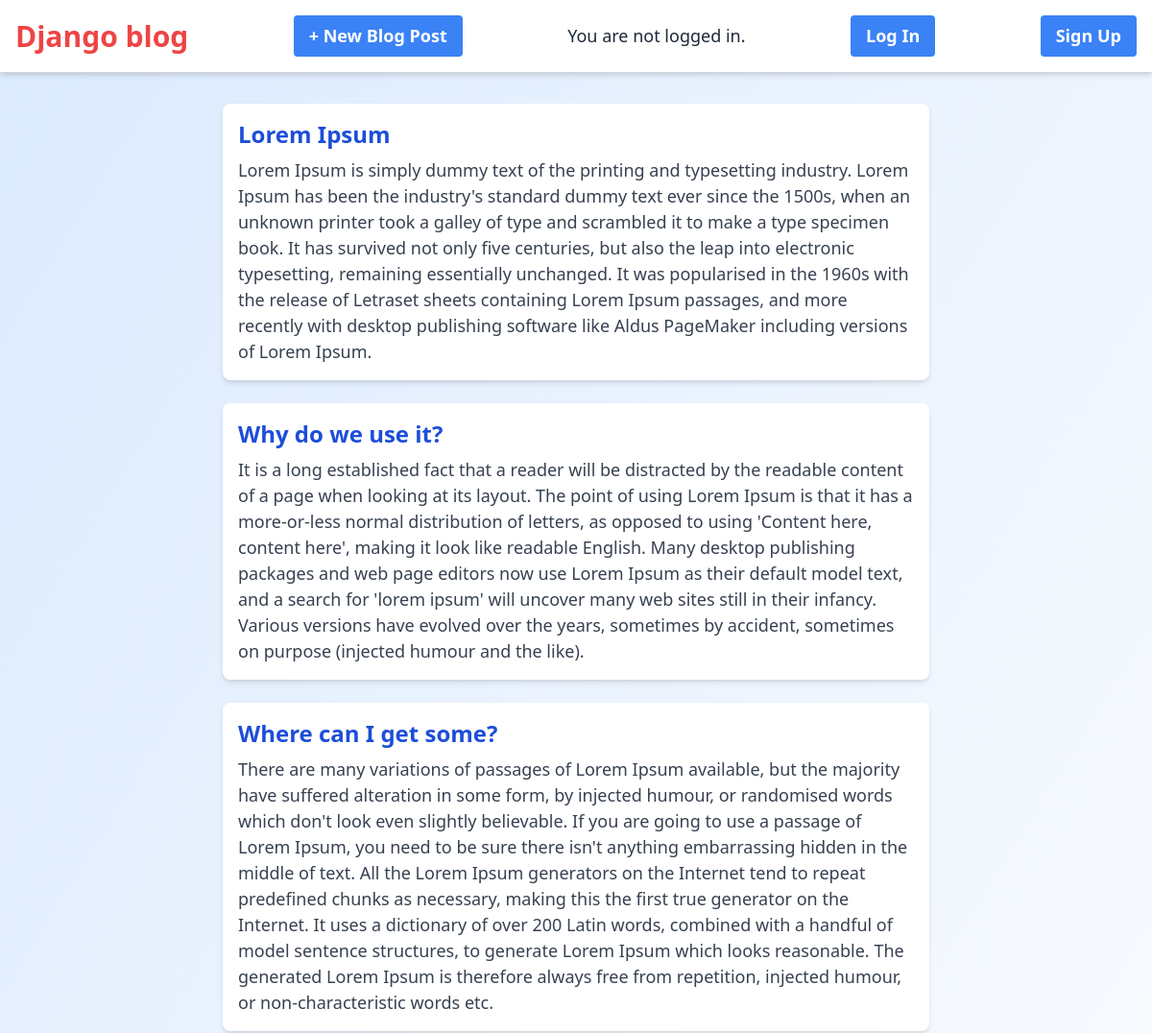
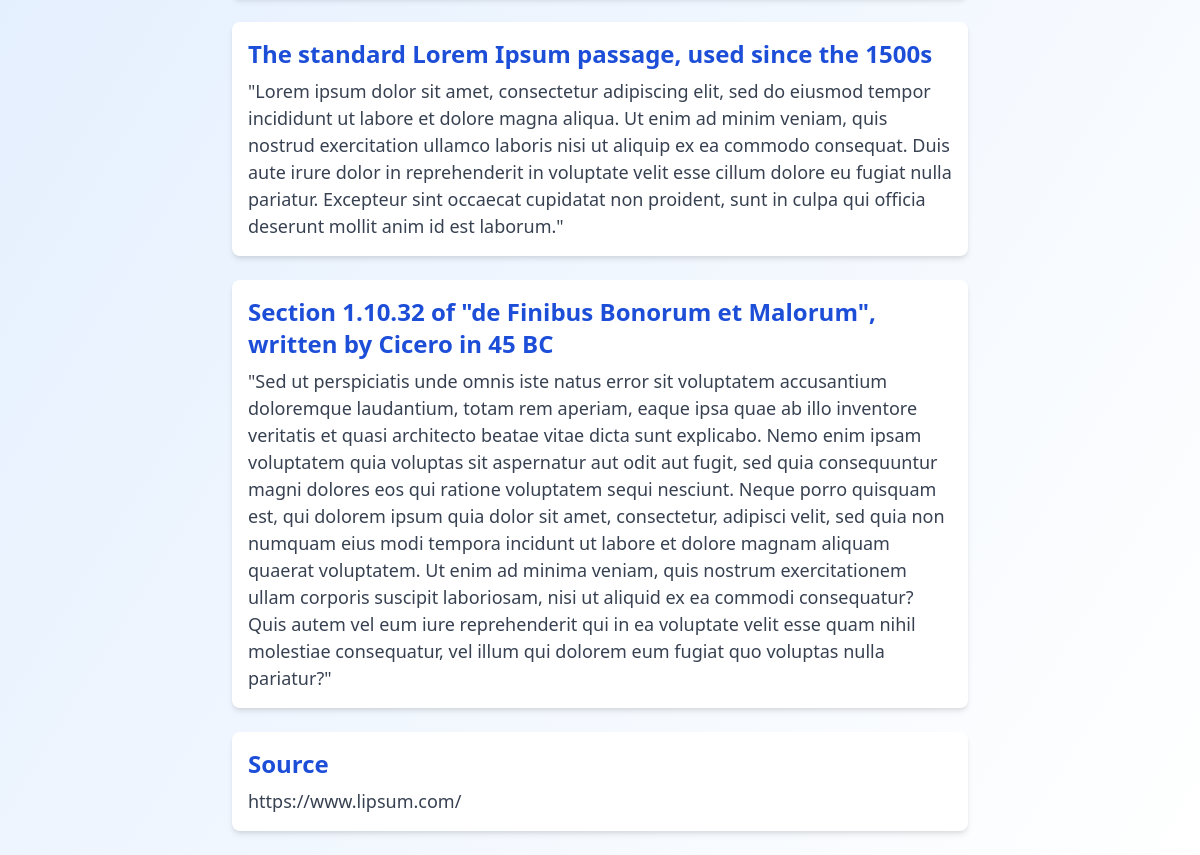
The page / on the database its author committed (2 pictures, top to bottom).
### blog/models.py (models this page shows, shortened)
class Post(models.Model):
    title = models.CharField(max_length=200)
    author = models.ForeignKey(
        "auth.User",
    on_delete=models.CASCADE,
    )
    body = models.TextField()

### blog/views.py (the view)
# urls.py: path("", BlogListView.as_view(), name="home"),
class BlogListView(ListView):
    model = Post
    template_name = "home.html"

### templates/home.html
{% extends "base.html" %}
{% block content %}
{% for post in post_list %}
    <div class="mb-6 p-4 rounded-lg shadow-md bg-white">
        <h2 class="text-2xl font-semibold text-blue-700 hover:text-red-500 mb-2"><a href="{% url 'post_detail' post.pk %}">{{ post.title }}</a></h2>
        <p class="text-gray-700">{{ post.body }}</p>
    </div>
{% endfor %}
{% endblock content %}

### templates/base.html (shortened to what this page needs)
{% load static %}
<html>
    <head>
        <link href="https://cdn.jsdelivr.net/npm/tailwindcss@2.2.19/dist/tailwind.min.css" rel="stylesheet">
        <link rel="stylesheet" href="{% static 'css/base.css'%}">
    </head>
    <body class="min-h-screen bg-gradient-to-br from-blue-100 to-white text-gray-800 font-sans">
        <header class="border-b border-gray-300 mb-8 p-4 bg-white shadow-md">
            <div class="flex items-center justify-between w-full">
                <h1 class="text-3xl font-bold">
                    <a href="{% url 'home' %}" class="text-red-500 hover:text-red-700">Django blog</a>
                </h1>
                    <a href="{% url 'post_new' %}"  class="bg-blue-500 hover:bg-blue-600 text-white font-bold py-2 px-4 rounded cursor-pointer">+ New Blog Post</a>
                    {% if user.is_authenticated %}
                        <div>
                            <p class="inline-block bg-blue-500 hover:bg-blue-600 text-white font-bold py-2 px-4 rounded cursor-pointer">Hi {{ user.username }}!</p>
                            <form method="post" action="{% url 'logout' %}" class="inline">
                                {% csrf_token %}
                                <button type="submit" class="bg-blue-500 hover:bg-blue-600 text-white font-bold py-2 px-4 rounded cursor-pointer">
                                  Log out
                                </button>
                            </form>
                        </div>
                    {% else %}
                        <p>You are not logged in.</p>
                        <a href="{% url 'login' %}" class="inline-block bg-blue-500 hover:bg-blue-600 text-white font-bold py-2 px-4 rounded cursor-pointer">Log In</a>
                        <a href="{% url 'signup' %}" class="inline-block bg-blue-500 hover:bg-blue-600 text-white font-bold py-2 px-4 rounded cursor-pointer">Sign Up</a>
                    {% endif %}
            </div>
        </header>
        <div class="max-w-3xl mx-auto px-4">
            {% block content %}
            {% endblock content %}
        </div>
    </body>
</html>

### static/css/base.css (style rules this page uses)
header h1 a { color: red; }
body { font-family: 'Source Sans Pro', sans-serif; font-size: 18px; }
header { border-bottom: 1px solid #999; margin-bottom: 2rem; display: flex; }
header h1 a { color: red; text-decoration: none; }

### rows shown on the page
Post: title "Lorem Ipsum", body "Lorem Ipsum is simply dummy text of the printing and typesetting industry. Lorem Ipsum has been the industry's standard dummy text ever since the 1500s, when an unknown printer took a galley of type and scrambled it to make a type specimen book. It has survived not only five centuries, but also the leap into electronic typesetting, remaining essentially unchanged. It was popularised in the 1960s with the release of Letraset sheets containing Lorem Ipsum passages, and more recently with desktop publishing software like Aldus PageMaker including versions of Lorem Ipsum."
Post: title "Why do we use it?", body "It is a long established fact that a reader will be distracted by the readable content of a page when looking at its layout. The point of using Lorem Ipsum is that it has a more-or-less normal distribution of letters, as opposed to using 'Content here, content here', making it look like readable English. Many desktop publishing packages and web page editors now use Lorem Ipsum as their default model text, and a search for 'lorem ipsum' will uncover many web sites still in their infancy. Various versions have evolved over the years, sometimes by accident, sometimes on purpose (injected humour and the like)."
Post: title "Where can I get some?", body "There are many variations of passages of Lorem Ipsum available, but the majority have suffered alteration in some form, by injected humour, or randomised words which don't look even slightly believable. If you are going to use a passage of Lorem Ipsum, you need to be sure there isn't anything embarrassing hidden in the middle of text. All the Lorem Ipsum generators on the Internet tend to repeat predefined chunks as necessary, making this the first true generator on the Internet. It uses a dictionary of over 200 Latin words, combined with a handful of model sentence structures, to generate Lorem Ipsum which looks reasonable. The generated Lorem Ipsum is therefore always free from…"
Post: title "The standard Lorem Ipsum passage, used since the 1500s", body "\"Lorem ipsum dolor sit amet, consectetur adipiscing elit, sed do eiusmod tempor incididunt ut labore et dolore magna aliqua. Ut enim ad minim veniam, quis nostrud exercitation ullamco laboris nisi ut aliquip ex ea commodo consequat. Duis aute irure dolor in reprehenderit in voluptate velit esse cillum dolore eu fugiat nulla pariatur. Excepteur sint occaecat cupidatat non proident, sunt in culpa qui officia deserunt mollit anim id est laborum.\""
Post: title "Section 1.10.32 of \"de Finibus Bonorum et Malorum\", written by Cicero in 45 BC", body "\"Sed ut perspiciatis unde omnis iste natus error sit voluptatem accusantium doloremque laudantium, totam rem aperiam, eaque ipsa quae ab illo inventore veritatis et quasi architecto beatae vitae dicta sunt explicabo. Nemo enim ipsam voluptatem quia voluptas sit aspernatur aut odit aut fugit, sed quia consequuntur magni dolores eos qui ratione voluptatem sequi nesciunt. Neque porro quisquam est, qui dolorem ipsum quia dolor sit amet, consectetur, adipisci velit, sed quia non numquam eius modi tempora incidunt ut labore et dolore magnam aliquam quaerat voluptatem. Ut enim ad minima veniam, quis nostrum exercitationem ullam corporis suscipit laboriosam, nisi ut aliquid ex ea commodi…"
Post: title "Source", body "https://www.lipsum.com/"
